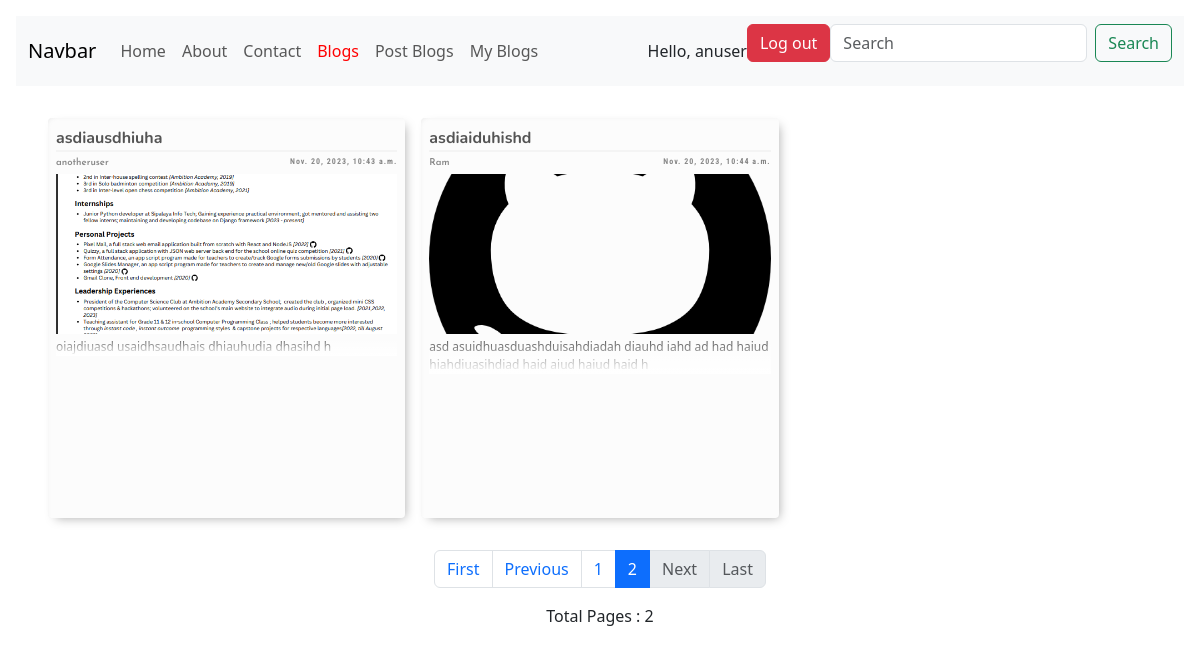
The page /blog/?page=2 (signed in) on the database its author committed.
### blog_app/models.py (models this page shows)
class BlogModel(models.Model) :
    title = models.CharField(max_length=70 , blank=True)
    image = models.ImageField(upload_to='uploads/' , blank=True)
    content = models.TextField(max_length=3000 , blank = True)
    author = models.ForeignKey(User , on_delete=models.CASCADE)
    timestamp = models.DateTimeField(auto_now_add=True)
    slug = models.CharField(max_length=30 , blank=True)

### blog_app/views.py (the view)
# urls.py: path('blog/' , blog_view , name='blog'),
@login_required(login_url='/')
def blog_view(request: HttpRequest):
    blog_queryset = BlogModel.objects.all()
    paginator = Paginator(blog_queryset , 6)
    page_number = request.GET.get('page')
    page_obj = paginator.get_page(page_number)
    total_pages = paginator.num_pages
    return render(request, 'blog_app/blog.html', {
        'blogs': blog_queryset,
        'page_obj' : page_obj,
        'total_pages' : total_pages,
    })

### blog_app/templates/blog_app/blog.html
{% extends 'blog_app/base.html' %}
{% load static %}
{% block head %}
<link rel="stylesheet" type="text/css" href="{% static 'blog_app/css/blog.css' %}" />
{% endblock head %}
{% block body %}
<div class="blog-wrapper">
    {% for blog in page_obj %}
    <div class="blog-container">
        <span class="blog-title">{{ blog.title }}</span>
        <div class="blog-metadata-wrapper">
            <span class="blog-author">{{ blog.author.first_name }}</span>
            <span class="blog-timestamp">{{ blog.timestamp }}</span>
        </div>
        <div class="blog-img-wrapper">
            <img class="blog-img" src="{% get_media_prefix %}{{ blog.image }}" />
        </div>
        <p class="blog-content"> {{ blog.content|safe|truncatechars_html:300}} </p>
    </div>
    {% endfor %}
</div>
<nav aria-label="Page navigation example">
    <ul class="pagination">
    {% if page_obj.has_previous %}
    <li class="page-item"><a class="page-link" href="?page=1">First</a></li>
    <li class="page-item"><a class="page-link" href="?page={{ page_obj.previous_page_number }}">Previous</a></li>
    {% else %}
    <li class="page-item"><a class="page-link disabled" href="#">First</a></li>
    <li class="page-item"><a class="page-link disabled" href="#">Previous</a></li>
    {% endif %}
    {% for page_number in page_obj.paginator.page_range %}
    {% if page_number <= page_obj.number|add:"2" and page_number >= page_obj.number|add:"-2"%}
    <li class="page-item"><a class="page-link {% if page_number == page_obj.number %}active{% endif %}" href="?page={{ page_number }}">{{ page_number }} </a></li>
    {% endif %}
    {% endfor %}
    {% if page_obj.has_next %}
    <li class="page-item"><a class="page-link" href="?page={{ page_obj.next_page_number }}">Next</a></li>
    <li class="page-item"><a class="page-link" href="?page={{ total_pages }}">Last</a></li>
    {% else %}
    <li class="page-item"><a class="page-link disabled" href="#">Next</a></li>
    <li class="page-item"><a class="page-link disabled" href="#">Last</a></li>
    {% endif %}
    </ul>
</nav>
<p> Total Pages : {{ total_pages }} </p>
{% endblock body %}
{% block blogactive %}
active
{% endblock blogactive %}

### blog_app/templates/blog_app/base.html (shortened to what this page needs)
{% load static %}
<html xmlns="http://www.w3.org/1999/xhtml">
<head>
    <link href="https://cdn.jsdelivr.net/npm/bootstrap@5.3.2/dist/css/bootstrap.min.css" rel="stylesheet"
>
    <link rel="stylesheet" href="{% static 'blog_app\css\base.css' %}">
    {% block head %} {% endblock head %}
</head>
<body>
    <nav class="navbar navbar-expand-lg bg-body-tertiary">
        <div class="container-fluid">
            <a class="navbar-brand" href="#">Navbar</a>
            <div class="collapse navbar-collapse" id="navbarSupportedContent">
                <ul class="navbar-nav me-auto mb-2 mb-lg-0">
                    <li class="nav-item">
                        <a class="nav-link {% block homeactive %}{% endblock homeactive %}" aria-current="page"
                            href="{% url 'home' %}">Home</a>
                    </li>
                    <li class="nav-item">
                        <a class="nav-link {% block aboutactive %}{% endblock aboutactive %}"
                            href="{% url 'about' %}">About</a>
                    </li>
                    <li class="nav-item">
                        <a class="nav-link {% block contactactive %}{% endblock contactactive %}"
                            href="{% url 'contact' %}">Contact</a>
                    </li>
                    <li class="nav-item">
                        <a class="nav-link {% block blogactive %}{% endblock blogactive %}"
                            href="{% url 'blog' %}">Blogs</a>
                    </li>
                    <li class="nav-item">
                        <a class="nav-link {% block blogpostactive %}{% endblock blogpostactive %}"
                            href="{% url 'blog_post' %}">Post Blogs</a>
                    </li>
                    {% if request.user.is_authenticated %}
                        <li class="nav-item">
                            <a class="nav-link {% block myblogsactive %}{% endblock myblogsactive %}"
                                href="#">My Blogs</a>
                        </li>
                    {% endif %}
                </ul>
                {% if request.user.is_authenticated %}
                <span class="user-info">Hello, {{request.user.username}} </span>
                    <form action="{% url 'logout' %}" method="GET">
                        <button class="btn btn-danger">Log out</button>
                    </form>
                {% else %}
                        <button type="button" class="btn btn-dark" data-bs-toggle="modal" data-bs-target="#loginModal">
                            Login
                        </button>
                {% endif %}
                <form class="d-flex" role="search" method="GET" action='{% url 'search' %}'>
                    <input class="form-control me-2" type="search" name='query' placeholder="Search" aria-label="Search">
                    <button class="btn btn-outline-success" type="submit">Search</button>
                  </form>
            </div>
        </div>
    </nav>
    <div class="body-wrapper">
        {% block body %}{% endblock body %}
    </div>
</body>
</html>

### blog_app/static/blog_app/css/base.css (style rules this page uses)
body { padding: 1em; }

### blog_app/static/blog_app/css/blog.css (style rules this page uses)
body { box-sizing : border-box; }
.body-wrapper { display: flex; flex-direction: column; justify-content: center; align-items: center; }
.blog-wrapper { display: grid; grid-template-columns: 1fr 1fr 1fr; gap: 1em; margin: 1em; padding: 1em; }
.blog-container { max-width: clamp(20em , 50vw , 25em); height: 50vh; display: flex; flex-direction: column; gap: 0.25em; padding: 0.5em; border-radius: 4px; background-color: #ccc1; box-shadow: 4px 4px 10px -4px #aaa, 4px 4px 5px -6px inset #80808033; cursor: pointer; transition: transform 200ms ease; }
.blog-title { font-family: 'Nunito', sans-serif; font-weight: bold; color : #000a; border-bottom : 2px solid #8881; }
.blog-metadata-wrapper { display: flex; flex-direction: row; justify-content: space-between; color: #0007; font-weight: bold; }
.blog-timestamp { font-family: 'Roboto Condensed', sans-serif; letter-spacing: 1px; font-size: 0.5em; }
.blog-author { font-family: 'Josefin Sans'; font-weight: 600; font-size: 0.6em; }
.blog-content { position: relative; overflow: hidden; text-overflow: ellipsis; color: #000a; font-size: 12px; }
.blog-content::after { content: ""; position: absolute; bottom: 0; left: 0; right: 0; height: 100%; background: linear-gradient(to bottom, rgba(255, 255, 255, 0), rgba(255, 255, 255, 1)); }
.blog-img-wrapper { width: 100%; height: 10em; object-fit: cover; overflow: hidden; }
.blog-img { object-fit: cover; height: 10em; width: 100%; }

### blog_app/templates/blog_app/base.html (style rules this page uses)
.navbar-nav .nav-item .nav-link.active { color: red; }

### rows shown on the page
BlogModel: title "asdiausdhiuha", author.first_name "anotheruser", timestamp "Nov. 20, 2023, 10:43 a.m.", image (picture), content "oiajdiuasd usaidhsaudhais dhiauhudia dhasihd h"
BlogModel: title "asdiaiduhishd", author.first_name "Ram", timestamp "Nov. 20, 2023, 10:44 a.m.", image (picture), content "asd asuidhuasduashduisahdiadah diauhd iahd ad had haiud hiahdiuasihdiad haid aiud haiud haid h"

### other values the page prints
{{ request.user.username }} "anuser"
{{ page_number }} "1" "2"
{{ total_pages }} "2"
